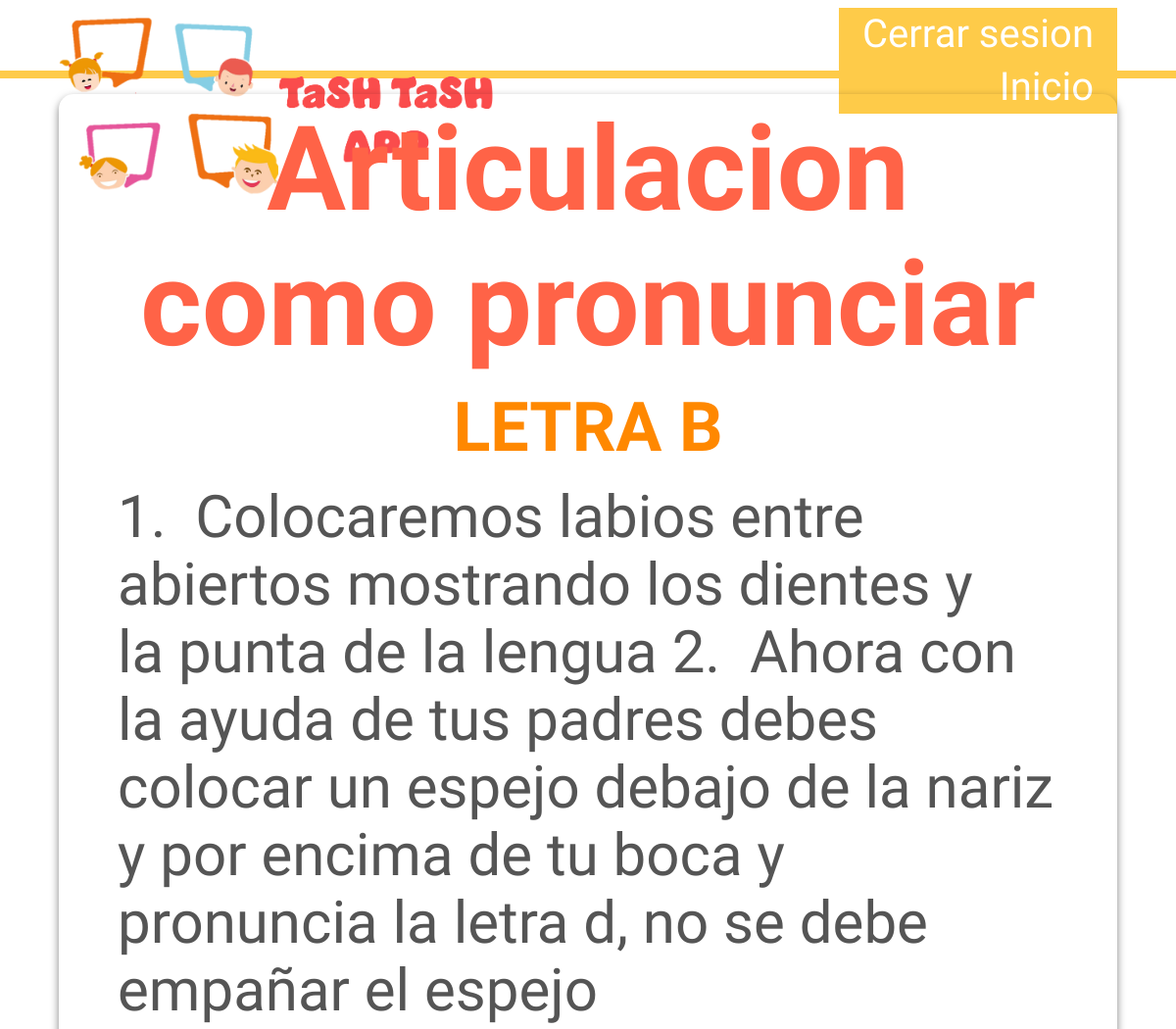
Page /articulacion/articulacion_pronunciar/ (signed in, upper part) on the earlier database version.
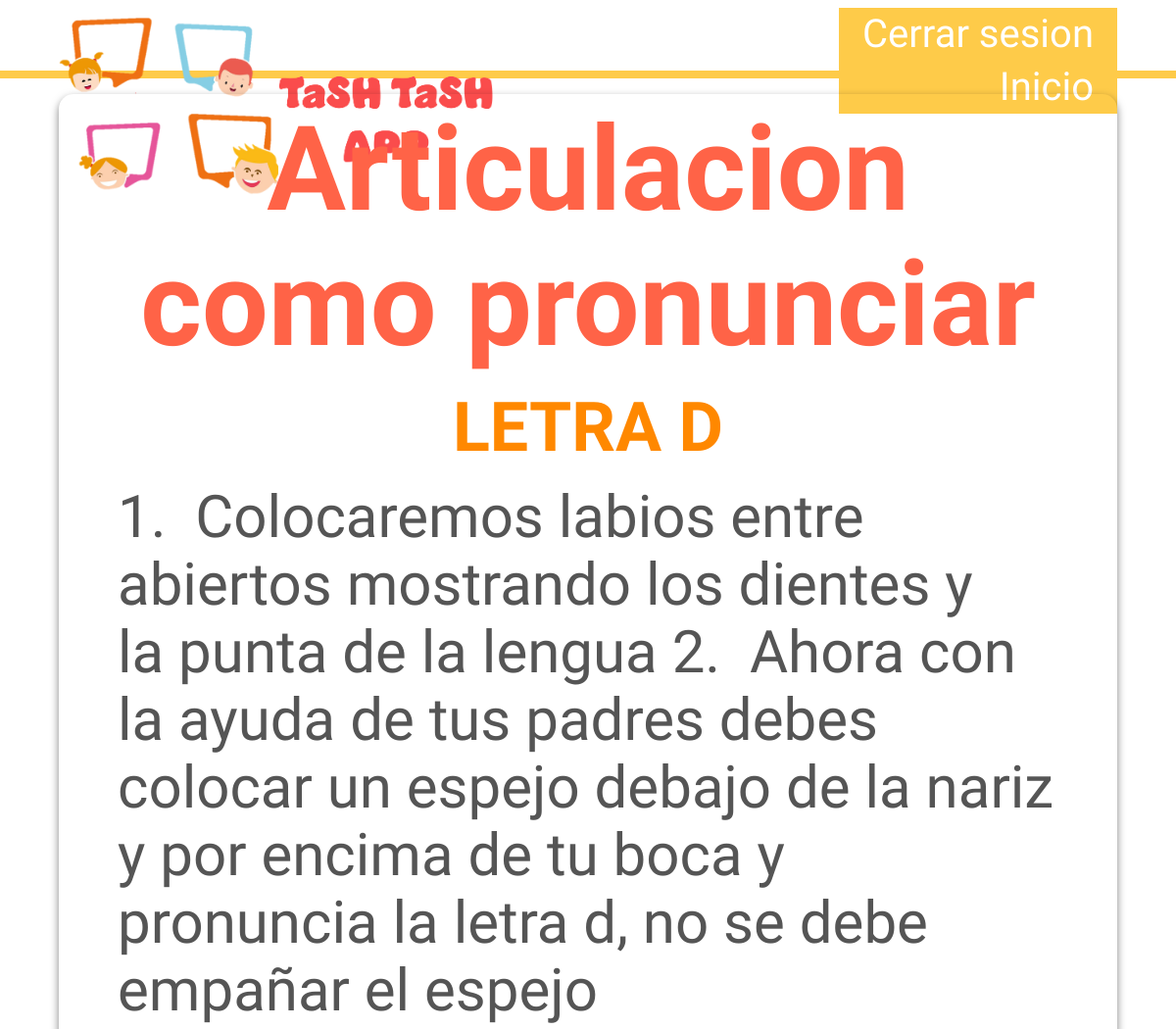
Same page on the later database version.
### articulacion/models.py (models this page shows, shortened)
class Articulacion_como_pronunciar_info(models.Model):
    nombre= models.TextField(max_length=100, verbose_name="nombre")
    instruciones = models.TextField(max_length=1000, verbose_name="instrucciones_actividad")
    video = models.FileField(upload_to='videos/', null=False, verbose_name="video")
    foto_mayuscula = models.ImageField(upload_to='fotos/', null=False, verbose_name="foto_mayuscula")
    foto_minuscula = models.ImageField(upload_to='fotos/', null=False, verbose_name="foto_minuscula")

### articulacion/views.py (the view)
class Articulacion_como_pronunciar_view(LoginRequiredMixin, ListView): #se crea una clase que hereda de ListView
    model = Articulacion_como_pronunciar_info #traer el nombre de como llamamos a la clase que hicimos en models
    template_name = 'articulacion/articulacion_como_pronunciar.html' #traer el nombre de la plantilla html
    context_object_name = 'instrucciones' #traer el nombre de la variable que se va a usar en la plantilla html

### articulacion/templates/articulacion/articulacion_como_pronunciar.html (shortened to what this page needs)
{% extends "base.html" %}
{% load static %}
{% block extra_styles %}
    <link rel="stylesheet" href="{% static 'css/style_art_como_pronunciar.css' %}">
{% endblock extra_styles %}
{% block content %}
<div class="content" >
    <h2>Articulacion como pronunciar</h2>
    {% for instruccion in instrucciones %}
        <h3>{{ instruccion.nombre }}</h3>
        <p>{{ instruccion.instruciones }}</p>
    {%endfor%}
</div>
{% endblock content %}

Differences in the rows shown:
changed Articulacion_como_pronunciar_info: nombre "LETRA B" → "LETRA D"
